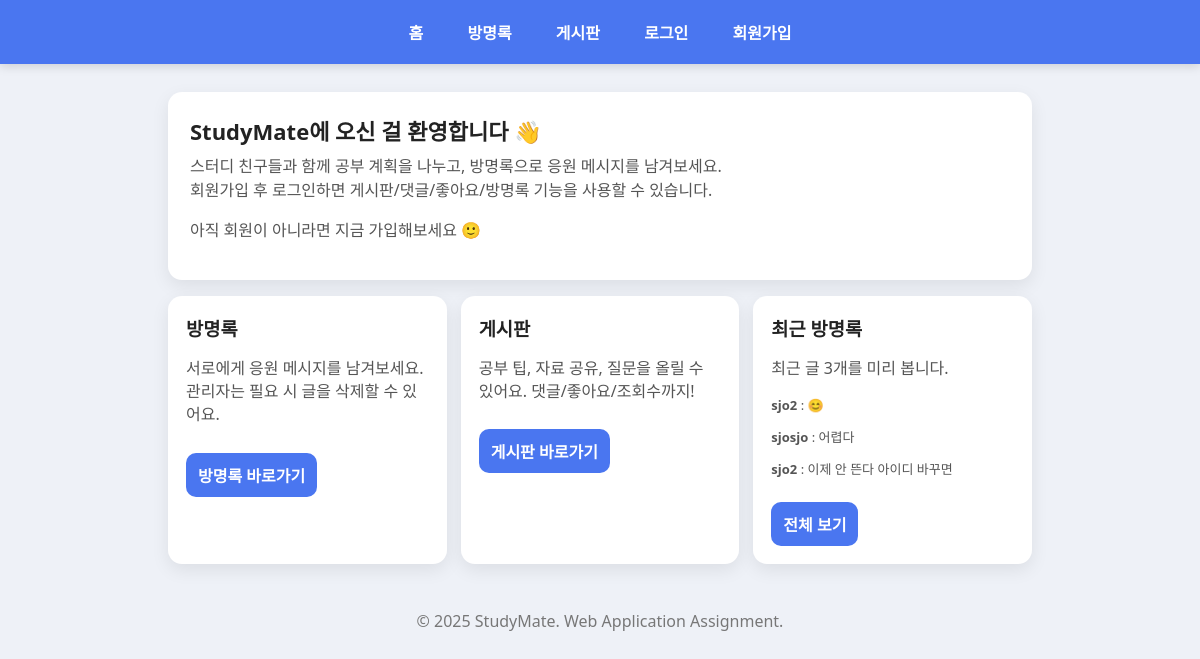
The page / on the database its author committed.
### tables this page shows
CREATE TABLE `guestbook` (
  `id` int(11) NOT NULL,
  `username` varchar(50) DEFAULT NULL,
  `message` text DEFAULT NULL,
  `regdate` datetime DEFAULT current_timestamp()
);

### index.php (the view, shortened to what this page needs)
<!DOCTYPE html>
<html>
<head>
<link rel="stylesheet" href="css/style.css">
</head>
<body>
<div class="navbar">
  <a href="index.php">홈</a>
  <a href="guestbook.php">방명록</a>
  <a href="board.php">게시판</a>
  <?php if(isset($_SESSION['username'])) { ?>
    <a href="mypage.php">마이페이지</a>
    <?php if(isset($_SESSION['role']) && $_SESSION['role'] === 'admin') { ?>
      <a class="admin-link" href="admin/admin_dashboard.php">관리자</a>
    <?php } ?>
    <a href="logout.php">로그아웃(<?= htmlspecialchars($_SESSION['username']) ?>)</a>
  <?php } else { ?>
    <a href="login.php">로그인</a>
    <a href="signup.php">회원가입</a>
  <?php } ?>
</div>
<div class="container">
  <div class="hero">
    <div class="hero-title">StudyMate에 오신 걸 환영합니다 👋</div>
    <div class="hero-sub">
      스터디 친구들과 함께 공부 계획을 나누고, 방명록으로 응원 메시지를 남겨보세요.<br>
      회원가입 후 로그인하면 게시판/댓글/좋아요/방명록 기능을 사용할 수 있습니다.
    </div>
    <?php if(isset($_SESSION['username'])) { ?>
      <p><b><?= htmlspecialchars($_SESSION['username']) ?></b>님, 오늘도 파이팅! 💪</p>
    <?php } else { ?>
      <p class="hero-sub">아직 회원이 아니라면 지금 가입해보세요 🙂</p>
    <?php } ?>
  </div>
  <div class="card-grid">
    <div class="card">
      <h3>방명록</h3>
      <p>서로에게 응원 메시지를 남겨보세요. 관리자는 필요 시 글을 삭제할 수 있어요.</p>
      <a href="guestbook.php" class="card-btn">방명록 바로가기</a>
    </div>
    <div class="card">
      <h3>게시판</h3>
      <p>공부 팁, 자료 공유, 질문을 올릴 수 있어요. 댓글/좋아요/조회수까지!</p>
      <a href="board.php" class="card-btn">게시판 바로가기</a>
    </div>
    <div class="card">
      <h3>최근 방명록</h3>
      <p>최근 글 3개를 미리 봅니다.</p>
      <?php
        $qry = "SELECT * FROM guestbook ORDER BY id DESC LIMIT 3";
        $rst = mysqli_query($conn, $qry);
        while($row = mysqli_fetch_assoc($rst)){
          $msg = mb_strimwidth($row['message'], 0, 40, "...", "UTF-8");
          echo "<p class='meta'><b>".htmlspecialchars($row['username'])."</b> : ".htmlspecialchars($msg)."</p>";
        }
      ?>
      <a href="guestbook.php" class="card-btn">전체 보기</a>
    </div>
  </div>
  <div class="footer">© 2025 StudyMate. Web Application Assignment.</div>
</div>
</body>
</html>

### css/style.css (style rules this page uses)
* { box-sizing: border-box; }
body { margin:0; font-family: 'Segoe UI', Arial, sans-serif; background:#eef1f7; color:#222; }
a { color:inherit; text-decoration:none; }
.container { width:100%; max-width:900px; margin:28px auto; padding:0 18px; }
.navbar { background:#4a76f0; padding:14px 0; text-align:center; box-shadow:0 2px 10px rgba(0,0,0,.15); position:sticky; top:0; z-index:10; }
.navbar a { display:inline-block; margin:0 10px; color:#fff; font-weight:700; font-size:16px; padding:6px 10px; border-radius:10px; }
.card, .guest-item, form, .hero, .stat-box, .panel { background:#fff; border-radius:14px; box-shadow:0 6px 18px rgba(0,0,0,.08); }
.hero { padding:22px; margin-bottom:16px; }
.hero-title { font-size:22px; font-weight:800; margin-bottom:8px; }
.hero-sub { color:#555; line-height:1.5; }
.card-grid { display:grid; grid-template-columns:repeat(3, 1fr); gap:14px; margin:14px 0 22px; }
.card { padding:18px; }
.card h3 { margin:0 0 8px; }
.card p { color:#555; line-height:1.45; }
.card-btn { display:inline-block; margin-top:10px; padding:10px 12px; border-radius:10px; background:#4a76f0; color:#fff; font-weight:800; }
.meta { color:#777; font-size:13px; }
.footer { text-align:center; color:#777; padding:24px 0 30px; }

### rows shown on the page
guestbook: username "sjo2", message "😊"
guestbook: username "sjosjo", message "어렵다"
guestbook: username "sjo2", message "이제 안 뜬다 아이디 바꾸면"
